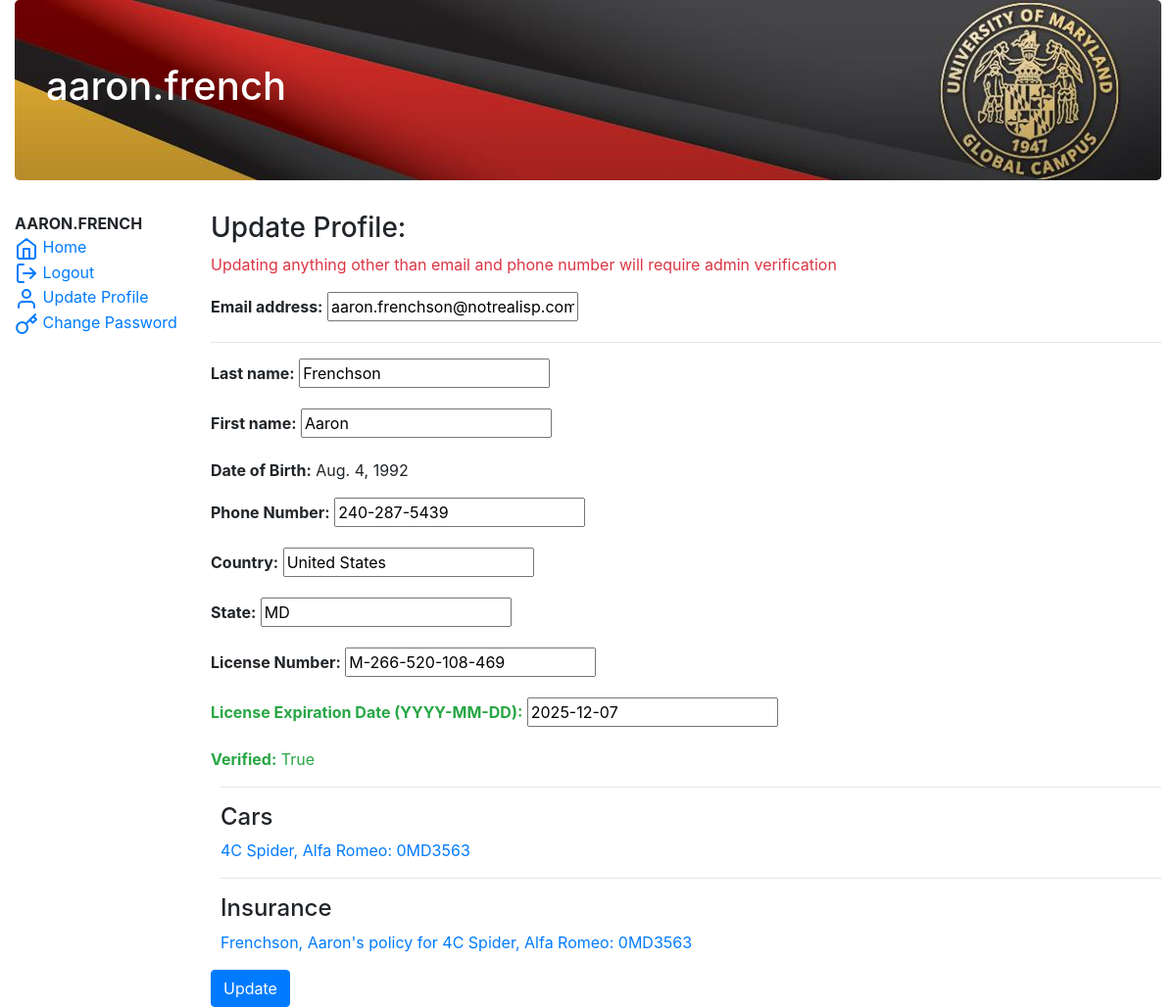
Screenshot of /povreg/profile_update/ (signed in) with the database file from the repository.
### povreg/models.py (models this page shows, shortened)
class Driver(models.Model):
    first_name = models.TextField(max_length=30, help_text='driver\'s first name')
    last_name = models.TextField(max_length=30, help_text='driver\'s last name')
    license_num = models.TextField(max_length=20, help_text='driver\'s license number', unique=True)
    license_expiry = models.DateField(help_text='driver\'s license expiration date')
    state = models.TextField(max_length=30, help_text="State for the driver's license", blank=True)
    country = models.TextField(max_length=30, help_text="Country for the driver's license")
    phone_num = models.TextField(max_length=12, help_text="the driver's phone number")
    verified = models.BooleanField(help_text="whether driver data is verified by admin", default=False)
    dob = models.DateField(help_text="driver's date of birth")
    user = models.OneToOneField(User, on_delete=models.SET_NULL, blank=True, null=True,
                                help_text="This is the user account that corresponds to the driver")
    @property
    def is_expired(self):
        if self.license_expiry < date.today():
            return True
        return False
    def __str__(self):
        return str(self.last_name + ', ' + self.first_name)

class Car(models.Model):
    driver = models.ForeignKey('Driver', on_delete=models.SET_NULL, blank=True, null=True)
    insurance = models.OneToOneField('Insurance', on_delete=models.SET_NULL, blank=True, null=True)
    v_make = models.TextField(max_length=30, help_text="vehicle's make")
    is_commercial = models.BooleanField(default=False,
                                        help_text="true if commercial vehicle, false if private. default is false")
    v_plate = models.TextField(max_length=10, help_text="vehicle's license plate", unique=True)
    owner = models.TextField(max_length=30, help_text="vehicle's owner")
    REPORTED_STATUS = {
        ('stolen', 'stolen'),
        ('good', 'good'),
    }
    status = models.TextField(choices=REPORTED_STATUS, default='go', help_text="vehicle's current reported status")
    registration = models.TextField(max_length=30, help_text="vehicle registration", unique=True)
    v_model = models.TextField(max_length=30, help_text="vehicle's model")
    v_state = models.TextField(max_length=30, help_text="vehicle's state of registration")
    v_country = models.TextField(max_length=30, help_text="vehicle's country of registration")
    def __str__(self):
        if (self.v_model is None) or (self.v_model == ""):
            return str(self.v_make + ": " + self.v_plate)
        else:
            return str(self.v_model + ", " + self.v_make + ": " + self.v_plate)
    def get_absolute_url(self):
        return reverse('car-detail', args=[str(self.id)])
    class Meta:
        unique_together = ("v_plate", "v_state", "v_country")

class Insurance(models.Model):
    driver = models.ForeignKey('Driver', on_delete=models.SET_NULL, blank=True, null=True)
    company = models.TextField(max_length=200, help_text="Company issuing insurance")
    policy_num = models.TextField(max_length=30, unique=True, help_text="Insurance Policy number")
    expiry = models.DateField(help_text="Insurance expiration date")
    coverage_type = models.TextField(max_length=30, help_text="type of insurance coverage")
    STATUS_TYPE = {
        ('Expired', 'Expired'),
        ('Suspended', 'Suspended'),
        ('Active', 'Active'),
    }
    status = models.TextField(choices=STATUS_TYPE, default='Active', help_text="vehicle's current insurance status")
    def get_absolute_url(self):
        return reverse('insurance-detail', args=[str(self.id)])
    def __str__(self):
        return str(self.driver.__str__() + "'s policy for " + self.car.__str__())

### povreg/views.py (the view, shortened to what this page needs)
# urls.py: path('profile_update/', views.edit_user, name="profile-update"),
@django.contrib.auth.decorators.login_required()
def edit_user(request):
    pk = request.user.pk
    user = User.objects.get(pk=pk)
    user_form = UserForm(instance=user)
    widgets = dict()
    fields = ()
    profile = None
    sub = None
    group = None
    if user.groups.filter(name='Officers').exists():
        try:
            profile = user.officer
            print(profile)
            fields = ('rank', 'region', 'unit')
            sub = Officer
            group = "officer"
        except Officer.DoesNotExist:
            pass
    elif user.groups.filter(name='Drivers').exists():
        try:
            profile = user.driver
            print(profile)
            fields = ('last_name', 'first_name', 'phone_num', 'country', 'state', 'license_num', 'license_expiry')
            sub = Driver
            group = 'driver'
        except Officer.DoesNotExist:
            pass
    for i in fields:
        widgets[str(i)] = TextInput()
    if profile is Driver:
        widgets['license_expiry'] = DateInput()
    if sub is not None:
        profile_inlineformset = inlineformset_factory(User, sub, fields=fields, widgets=widgets, can_delete=False)
        formset = profile_inlineformset(instance=user)
    else:
        formset = None
    if request.user.is_authenticated and request.user.id == user.id:
        return render(request, "povreg/profile_update.html", context={
            "profile": profile,
            "noodle_form": user_form,
            "formset": formset,
            "group": group,
        })
    else:
        raise PermissionDenied

### povreg/forms.py
class UserForm(forms.ModelForm):
    class Meta:
        model = User
        fields = ['email', ]

### povreg/templates/povreg/profile_update.html (shortened to what this page needs)
{% extends "base_generic.html" %}
{% block page_header %}
<h1>{{ user }}</h1>
{% endblock %}
{% block content %}
    <h3>Update Profile:</h3>
    {% if group == "driver" %}
    <p class="text-danger">Updating anything other than email and phone number will require admin verification</p>
    {% endif %}
    <form action="." method="post" class="padding">
        <p title="{{ noodle_form.email.help_text }}">
            <strong>{{ noodle_form.email.label_tag }}</strong>
            {{ noodle_form.email }}
        </p>
        <hr>
        {% if group == "officer" %}
            {{ formset.management_form }}
            {% for form in formset %}
                {% for hidden in form.hidden_fields %}
                    {{ hidden }}
                {% endfor %}
                {{ form.rank.errors }}
                <p title="{{ form.rank.help_text }}">
                    <strong>{{ form.rank.label_tag }}</strong>
                    {{ form.rank }}</p>
                <p><strong>Last Name:</strong> {{ profile.last_name }}</p>
                <p><strong>First Name:</strong> {{ profile.first_name }}</p>
                <hr>
                {{ form.region.errors }}
                <p title="{{ form.region.help_text }}">
                    <strong>{{ form.region.label_tag }}</strong>
                    {{ form.region }}</p>
                {{ form.unit.errors }}
                <p title="{{ form.unit.help_text }}">
                    <strong>{{ form.unit.label_tag }}</strong>
                    {{ form.unit }}</p>
                <p><strong>Badge Number:</strong> {{ profile.badge_num }}</p>
                <p><strong>ID Number:</strong> {{ profile.id_num }}</p>
                <p class="{% if profile.verified %}text-success{% else %}text-danger{% endif %}">
                    <strong>Verified:</strong> {{ profile.verified }}</p>
            {% endfor %}
        {% elif group == "driver" %}
            {% for form in formset %}
                <p title="{{ form.last_name.help_text }}">
                    <strong>{{ form.last_name.label_tag }}</strong>
                    {{ form.last_name }}</p>
                <p title="{{ form.first_name.help_text }}">
                    <strong>{{ form.first_name.label_tag }}</strong>
                    {{ form.first_name }}</p>
                <p><strong>Date of Birth:</strong> {{ profile.dob }}</p>
                <p title="{{ form.phone_num.help_text }}">
                    <strong><label for="{{ form.phone_num.id_for_label }}">Phone Number:</label></strong>
                    {{ form.phone_num }}</p>
                <p title="{{ form.country.help_text }}">
                    <strong>{{ form.country.label_tag }}</strong>
                    {{ form.country }}</p>
                <p title="{{ form.state.help_text }}">
                    <strong>{{ form.state.label_tag }}</strong>
                    {{ form.state }}</p>
                <p title="{{ form.license_num.help_text }}">
                    <strong><label for="{{ form.license_num.id_for_label }}">License Number:</label></strong>
                    {{ form.license_num }}</p>
                <p class="{% if profile.is_expired %}text-danger{% else %}text-success{% endif %}" title="{{ form.license_expiry.help_text }}">
                    <strong><label for="{{ form.license_expiry.id_for_label }}">License Expiration Date (YYYY-MM-DD):</label></strong>
                    {{ form.license_expiry }}</p>
                <p class="{% if profile.verified %}text-success{% else %}text-danger{% endif %}">
                    <strong>Verified:</strong> {{ profile.verified }}</p>
                <div style="margin-left:10px; margin-top:10px">
                    <hr>
                    <h4>Cars</h4>
                    {% for drivers_car in profile.car_set.all %}
                    <p><a href="{{ drivers_car.get_absolute_url }}">{{drivers_car}}</a></p>
                    {% endfor %}
                </div>
                <div style="margin-left:10px; margin-top:10px">
                    <hr>
                    <h4>Insurance</h4>
                    {% for drivers_insurance in profile.insurance_set.all %}
                    <p><a href="{{ drivers_insurance.get_absolute_url }}">{{ drivers_insurance }}</a></p>
                    {% endfor %}
                </div>
            {% endfor %}
        {% endif %}
        <button type="submit", class="btn btn-primary">Update</button>
    </form>
{% endblock %}

### povreg/templates/base_generic.html (shortened to what this page needs)
<!DOCTYPE html>
<html lang="en">
<head>
    <link rel="stylesheet" href="https://stackpath.bootstrapcdn.com/bootstrap/4.1.3/css/bootstrap.min.css"
>
    {% load static %}
    <link rel="stylesheet" href=""{% static 'css/styles.css' %}">
</head>
<body>
    <div class="container-fluid">
        {% load static %}
            <div class="jumbotron jumbotron-header-img">
                {% block page_header %}
                {% endblock %}
            </div>
        <div class="row">
            <div class="col-sm-2 sidebar-sticky">
                {% block sidebar %}
                    <ul class="nav flex-column">
                        {% if user.is_authenticated %}
                        <li class="nav-item"><strong>{{ user|upper }}</strong></li>
                        <li class="nav-item"><a href="{% url 'index' %}"><span data-feather="home"></span> Home</a></li>
                        <li class="nav-item"><a href="{% url 'logout' %}?next={{request.path}}"><span data-feather="log-out"></span> Logout</a></li>
                        <li class="nav-item"><a href="{% url 'profile-view' %}"><span data-feather="user"></span> Update Profile</a></li>
                        <li class="nav-item"><a href="{% url 'change-password' %}"><span data-feather="key"></span> Change Password </a></li>
                        {% else %}
                        <li class="nav-item"><a href="{% url 'login' %}?next={{request.path}}"><span data-feather="log-in"></span> Login</a></li>
                        {% endif %}
                    </ul>
                {% endblock %}
            </div>
            <div class="col-sm-10 ">
                {% block content %}
                {% endblock %}
            </div>
        </div>
    </div>
</body>
</html>

### rows the page displays
Driver: dob "Aug. 4, 1992", verified "True"
Car: v_model+v_make+v_plate "4C Spider, Alfa Romeo: 0MD3563"
Insurance: driver+id "Frenchson, Aaron's policy for 4C Spider, Alfa Romeo: 0MD3563"

### other values shown
{{ user }} "aaron.french"
{{ user|upper }} "AARON.FRENCH"
{{ noodle_form.email.label_tag }} "Email address:"
